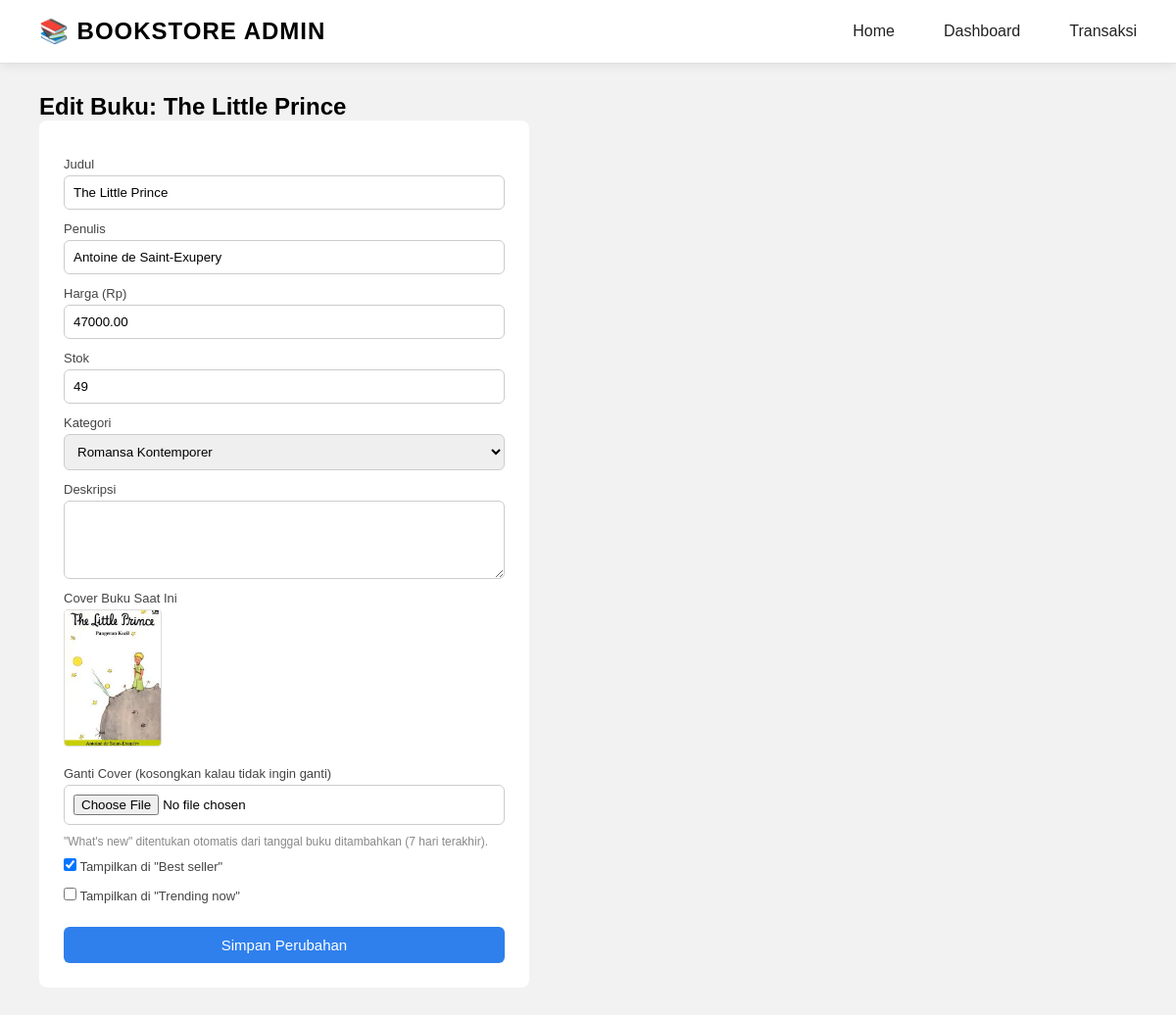
The page /admin/edit_buku.php?id=4 (signed in) on the database its author committed.
### tables this page shows
CREATE TABLE `books` (
  `id` int(11) NOT NULL AUTO_INCREMENT,
  `judul` varchar(150) NOT NULL,
  `penulis` varchar(100) NOT NULL,
  `harga` decimal(10,2) NOT NULL,
  `cover_image` varchar(255) DEFAULT NULL,
  `deskripsi` text DEFAULT NULL,
  `stok` int(11) DEFAULT 0,
  `category_id` int(11) DEFAULT NULL,
  `is_new` tinyint(1) DEFAULT 0,
  `is_bestseller` tinyint(1) DEFAULT 0,
  `is_trending` tinyint(1) DEFAULT 0,
  `created_at` timestamp NOT NULL DEFAULT current_timestamp(),
  PRIMARY KEY (`id`),
  KEY `category_id` (`category_id`),
  CONSTRAINT `books_ibfk_1` FOREIGN KEY (`category_id`) REFERENCES `categories` (`id`) ON DELETE SET NULL
);

### admin/edit_buku.php (the view, shortened to what this page needs)
<?php
include '../config.php';
$id = $_GET['id'];
$kategori_result = mysqli_query($conn, "SELECT * FROM categories WHERE parent_id IS NOT NULL");
$stmt = mysqli_prepare($conn, "SELECT * FROM books WHERE id = ?");
mysqli_stmt_bind_param($stmt, "i", $id);
mysqli_stmt_execute($stmt);
$result = mysqli_stmt_get_result($stmt);
$book = mysqli_fetch_assoc($result);
?>
<!DOCTYPE html>
<html lang="id">
<head>
    <link rel="stylesheet" href="../assets/css/style.css">
</head>
<body>
    <header class="navbar">
        <div class="logo">📚 BOOKSTORE ADMIN</div>
        <nav class="nav-links">
            <a href="index.php">Home</a>
            <a href="dashboard.php">Dashboard</a>
            <a href="transaksi.php">Transaksi</a>
        </nav>
    </header>
    <section class="admin-section">
        <h2>Edit Buku: <?php echo $book['judul']; ?></h2>
        <form method="POST" action="" enctype="multipart/form-data" class="admin-form">
            <label>Judul</label>
            <input type="text" name="judul" value="<?php echo $book['judul']; ?>" required>
            <label>Penulis</label>
            <input type="text" name="penulis" value="<?php echo $book['penulis']; ?>" required>
            <label>Harga (Rp)</label>
            <input type="number" name="harga" value="<?php echo $book['harga']; ?>" required>
            <label>Stok</label>
            <input type="number" name="stok" value="<?php echo $book['stok']; ?>" required>
            <label>Kategori</label>
            <select name="category_id" required>
                <?php
                while ($kat = mysqli_fetch_assoc($kategori_result)) {
                    $selected = ($kat['id'] == $book['category_id']) ? 'selected' : '';
                ?>
                    <option value="<?php echo $kat['id']; ?>" <?php echo $selected; ?>>
                        <?php echo $kat['nama_kategori']; ?>
                    </option>
                <?php
                }
                ?>
            </select>
            <label>Deskripsi</label>
            <textarea name="deskripsi" rows="4"><?php echo $book['deskripsi']; ?></textarea>
            <label>Cover Buku Saat Ini</label>
            <?php if ($book['cover_image']) { ?>
                <img src="../assets/images/books/<?php echo $book['cover_image']; ?>" alt="Cover saat ini" class="current-cover">
            <?php } else { ?>
                <p style="font-size:13px; color:#888;">Belum ada cover</p>
            <?php } ?>
            <label>Ganti Cover (kosongkan kalau tidak ingin ganti)</label>
            <input type="file" name="cover" accept="image/*">
            <p style="font-size:12px; color:#888; margin-top:10px;">
                "What's new" ditentukan otomatis dari tanggal buku ditambahkan (7 hari terakhir).
            </p>
            <label class="checkbox-label">
                <input type="checkbox" name="is_bestseller" <?php echo $book['is_bestseller'] ? 'checked' : ''; ?>> Tampilkan di "Best seller"
            </label>
            <label class="checkbox-label">
                <input type="checkbox" name="is_trending" <?php echo $book['is_trending'] ? 'checked' : ''; ?>> Tampilkan di "Trending now"
            </label>
            <button type="submit">Simpan Perubahan</button>
        </form>
    </section>
</body>
</html>

### assets/css/style.css (style rules this page uses)
* { margin: 0; padding: 0; box-sizing: border-box; font-family: Arial, sans-serif; }
body { background-color: #f2f2f2; }
.navbar { display:flex; justify-content:space-between; align-items:center; padding:18px 40px; background:white; border-bottom: 1px solid #e0e0e0; box-shadow:0 2px 10px rgba(0,0,0,.08); position:sticky; top:0; z-index:999; }
.logo { font-size:24px; font-weight:bold; letter-spacing:1px; }
.nav-links { display:flex; gap:50px; }
.nav-links a { text-decoration:none; color:#222; transition:.2s; }
.admin-section { padding: 30px 40px; }
.admin-form { display: flex; flex-direction: column; max-width: 500px; background: white; padding: 25px; border-radius: 8px; }
.admin-form label { font-size: 13px; margin-top: 12px; margin-bottom: 4px; color: #444; }
.admin-form input, .admin-form select, .admin-form textarea { padding: 9px; border: 1px solid #ccc; border-radius: 6px; font-family: Arial, sans-serif; }
.checkbox-label { flex-direction: row !important; align-items: center; gap: 8px; margin-top: 10px !important; }
.checkbox-label input { width: auto; }
.admin-form button { margin-top: 20px; padding: 10px; background: #2f80ed; color: white; border: none; border-radius: 6px; font-size: 15px; cursor: pointer; }
.current-cover { width: 100px; height: 140px; object-fit: cover; border-radius: 4px; margin-bottom: 8px; border: 1px solid #ddd; }

### rows shown on the page
books: judul "The Little Prince", penulis "Antoine de Saint-Exupery", harga "47000.00", stok "49", cover_image (picture), is_bestseller "☑"

### other values the page prints
form field category_id "Romansa Kontemporer"
